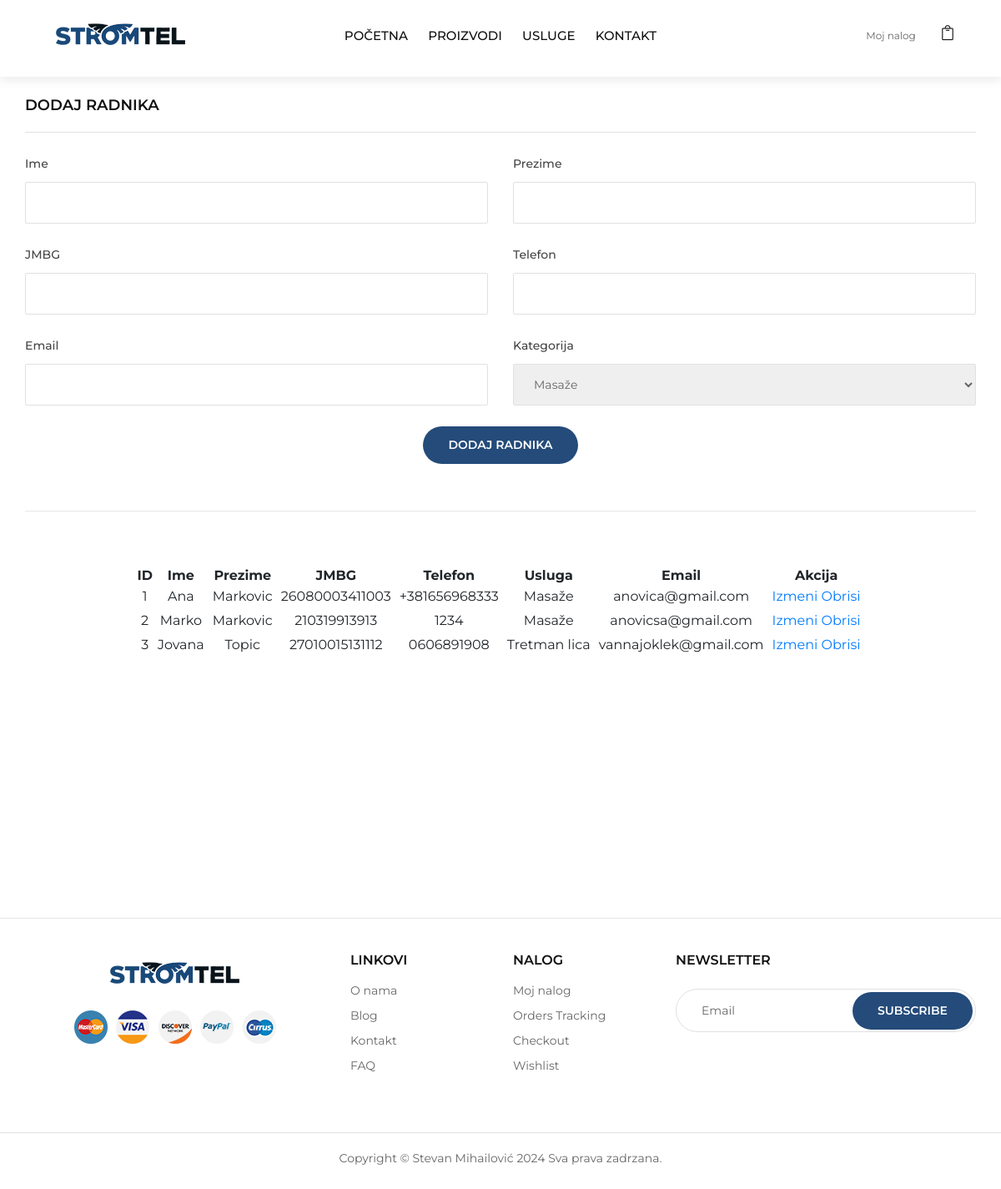
Screenshot of /OnlineKozmetika/radnici.php with the database file from the repository.
### tables this page shows
CREATE TABLE `radnik` (
  `id_radnik` int(30) NOT NULL,
  `ime` varchar(30) NOT NULL,
  `prezime` varchar(30) NOT NULL,
  `JMBG` bigint(13) NOT NULL,
  `broj_telefona` varchar(30) NOT NULL,
  `usluga` int(30) NOT NULL,
  `email` varchar(40) NOT NULL
);

CREATE TABLE `kategorija_usluge` (
  `id_katUsluge` int(11) NOT NULL,
  `Naziv` varchar(30) NOT NULL,
  `slika` varchar(100) NOT NULL
);

### OnlineKozmetika/radnici.php (the view, shortened to what this page needs)
<head>
    <link rel="stylesheet" href="css/bootstrap.min.css" type="text/css">
    <link rel="stylesheet" href="css/font-awesome.min.css" type="text/css">
    <link rel="stylesheet" href="css/elegant-icons.css" type="text/css">
    <link rel="stylesheet" href="css/jquery-ui.min.css" type="text/css">
    <link rel="stylesheet" href="css/magnific-popup.css" type="text/css">
    <link rel="stylesheet" href="css/owl.carousel.min.css" type="text/css">
    <link rel="stylesheet" href="css/slicknav.min.css" type="text/css">
    <link rel="stylesheet" href="css/style.css" type="text/css">
</head>
<body>
   <?php include('php/nav.php');?>
   <?php include('php/connection.php');?>
   <div class="container">
    <form enctype="multipart/form-data" method="POST" action="<?php $_SERVER['PHP_SELF']?>" class="checkout__form">
        <br>
        <h5>Dodaj radnika</h5>
        <div class="row">
            <div class="col-lg-6 col-md-6 col-sm-6">
                <div class="checkout__form__input">
                    <p>Ime</p>
                    <input type="text" name="ime" value="" required>
                </div>
            </div>
            <div class="col-lg-6 col-md-6 col-sm-6">
                <div class="checkout__form__input">
                    <p>Prezime</p>
                    <input type="text" name="prezime" value="" required >
                </div>
            </div>
            <div class="col-lg-6 ">
                <div class="checkout__form__input">
                    <p>JMBG</p>
                    <input type="text" name="JMBG" value="" required >
                </div>
            </div>
            <div class="col-lg-6 col-md-6 col-sm-6">
                <div class="checkout__form__input">
                    <p>Telefon</p>
                    <input type="text" name="telefon" value="" required>
                </div>
                </div>
            <div class="col-lg-6 col-md-6 col-sm-6">
                <div class="checkout__form__input">
                    <p>Email</p>
                    <input type="text" name="email" value="" required>
                </div>
            </div>
            <div class="col-lg-6 col-md-6 col-sm-6">
                <div class="checkout__form__input">
                    <p>Kategorija</p>
                    <select name="usluga" required>
                        <?php
                             $upitKat = "SELECT * FROM kategorija_usluge";
                             $obradaKat = $con->prepare($upitKat);
                             $obradaKat->execute();
                             $kategorijeResult = $obradaKat->get_result();
                             while($kategorija = $kategorijeResult->fetch_assoc())
                             {
                                 ?><option value="<?=$kategorija['id_katUsluge']?>"><?=$kategorija['Naziv']?></option> <?php }
                              ?>
                        </select>
                </div>
            </div>
            <div class="col-lg-12 col-xl-12" id="update">
                <input class="site-btn" type="submit" value="Dodaj radnika" name="dodaj">
            </div>
         </div>
     </form>
     <br>
    <hr>
     <div class="row">
     <div class="tabela">
        <table>
        <thead>
            <tr>
                <th>ID</th>
                <th>Ime</th>
                <th>Prezime</th>
                <th>JMBG</th>
                <th>Telefon</th>
                <th>Usluga</th>
                <th>Email</th>
                <th>Akcija</th>
            </tr>
        </thead>
        <tbody>
        <?php
        $upit = "SELECT * FROM radnik";
            $obradaUpit = $con->prepare($upit);
            $obradaUpit->execute();
            $radnikResult = $obradaUpit->get_result();
            while($radnik = $radnikResult->fetch_assoc()){
                $uslugaUpit = "SELECT * from kategorija_usluge WHERE id_katUsluge = ?";
                $obradaUsluga = $con->prepare($uslugaUpit);
                $obradaUsluga->bind_param("i",$radnik["usluga"]);
                $obradaUsluga->execute();
                $uslugaResult = $obradaUsluga->get_result();
                while($usluga = $uslugaResult->fetch_assoc())
                {
                    ?>
                 <tr>
                    <td><?= $radnik['id_radnik']; ?></td>
                    <td><?= $radnik['ime']; ?></td>
                    <td><?= $radnik['prezime']; ?></td>
                    <td><?= $radnik['JMBG']; ?></td>
                    <td><?= $radnik['broj_telefona']; ?></td>
                    <td><?= $usluga['Naziv']; ?></td>
                    <td><?= $radnik['email'];?></td>
                    <td>
                        <a href="izmeni-radnika.php?id=<?= $radnik['id_radnik']; ?>">Izmeni</a>
                        <a href="#">Obrisi</a>
                    </td>
                </tr>
               <?php } } ?>
        </tbody>
         </table>
        </div>
    </div>
                </div>
  <?php include('php/footer.php');?>
</body>
</html>

### OnlineKozmetika/css/style.css (style rules this page uses)
html, body { height: 100%; font-family: "Montserrat", sans-serif; -webkit-font-smoothing: antialiased; overflow-x:hidden; }
h1, h2, h3, h4, h5, h6 { margin: 0; color: #111111; font-weight: 400; font-family: "Montserrat", sans-serif; }
h5 { font-size: 18px; }
p { font-size: 14px; font-family: "Montserrat", sans-serif; color: #666666; font-weight: 400; line-height: 24px; margin: 0 0 15px 0; }
.site-btn { font-size: 14px; color: #ffffff; background: RGB(36,75,122); font-weight: 600; border: none; text-transform: uppercase; display: inline-block; padding: 12px 30px; border-radius: 50px; transition-duration: 100ms ; }
.checkout__form h5 { color: #111111; font-weight: 600; text-transform: uppercase; border-bottom: 1px solid #e1e1e1; padding-bottom: 20px; margin-bottom: 25px; }
.checkout__form .checkout__form__input p { color: #444444; font-weight: 500; margin-bottom: 10px; }
.checkout__form .checkout__form__input input { height: 50px; width: 100%; border: 1px solid #e1e1e1; border-radius: 2px; margin-bottom: 25px; font-size: 14px; padding-left: 20px; color: #666666; }
.checkout__form .checkout__form__input select { height: 50px; width: 100%; border: 1px solid #e1e1e1; border-radius: 2px; margin-bottom: 25px; font-size: 14px; padding-left: 20px; color: #666666; }
.checkout__form .checkout__form__input input::placeholder { color: #666666; }
@media only screen and (min-width: 1200px) { .container { max-width: 1170px; } }
#update { text-align: center; }
.tabela { margin: 0 auto; margin-top: 50px; height:350px; }
.tabela td { text-align: center; padding:5px; }
.tabela th { text-align: center; }

### rows the page displays
radnik: id_radnik "1", ime "Ana", prezime "Markovic", JMBG "26080003411003", broj_telefona "+381656968333", email "anovica@gmail.com"
kategorija_usluge: Naziv "Masaže"
radnik: id_radnik "2", ime "Marko", prezime "Markovic", JMBG "210319913913", broj_telefona "1234", email "anovicsa@gmail.com"
radnik: id_radnik "3", ime "Jovana", prezime "Topic", JMBG "27010015131112", broj_telefona "0606891908", email "vannajoklek@gmail.com"
kategorija_usluge: Naziv "Tretman lica"

### other values shown
form field usluga "Masaže"
